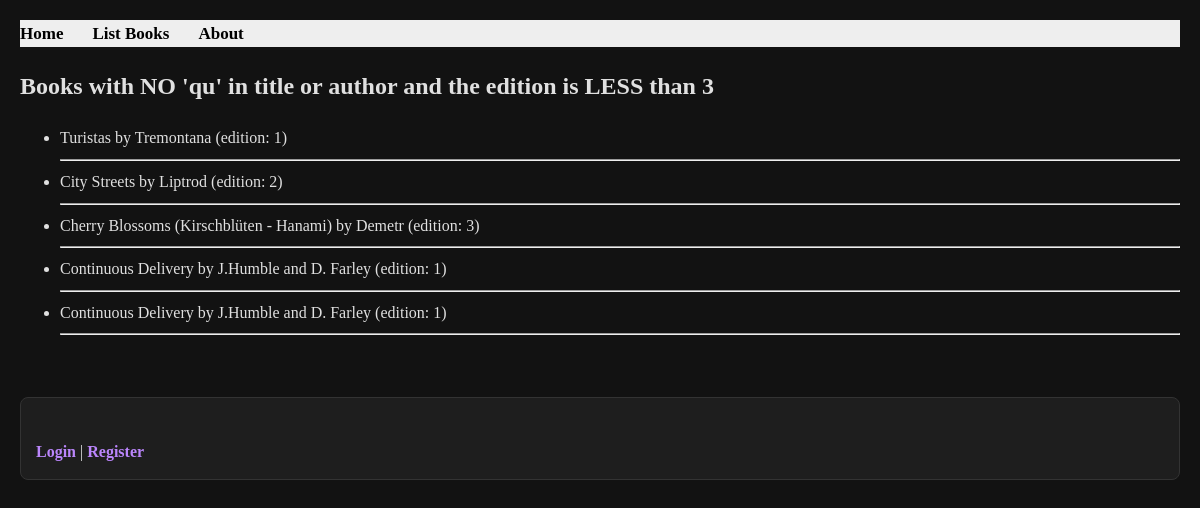
Page /books/lab8/task3/ on the earlier database version.
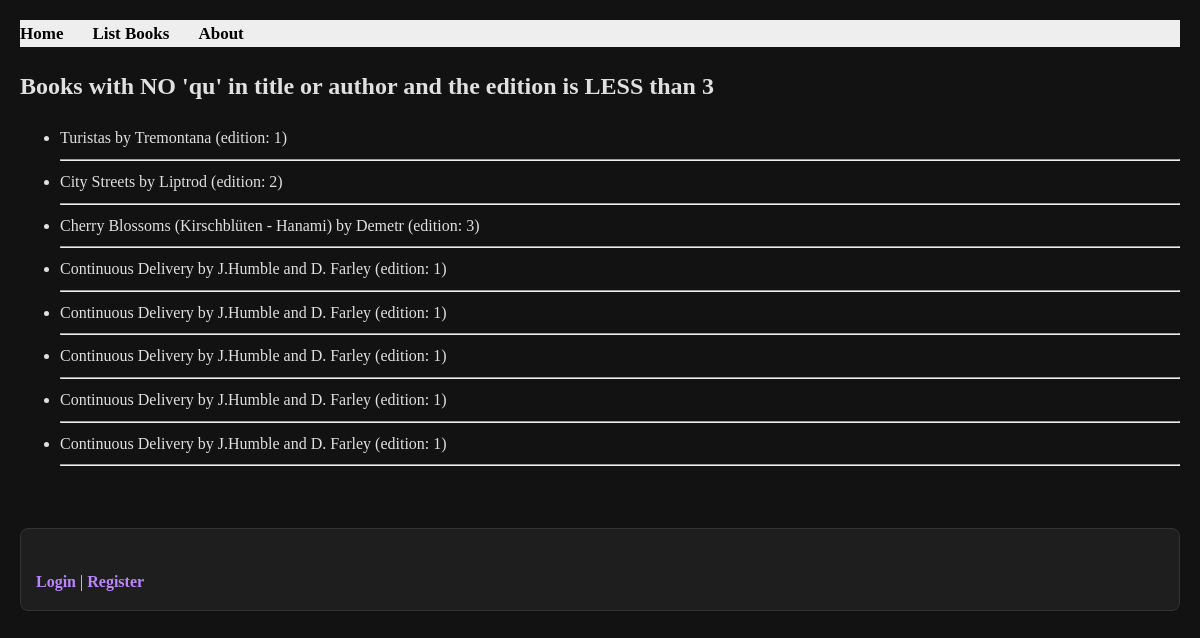
Same page on the later database version.
### apps/bookmodule/models.py (models this page shows)
class Book(models.Model):
    title = models.CharField(max_length = 50)
    author = models.CharField(max_length = 50)
    price = models.FloatField(default = 0.0)
    edition = models.SmallIntegerField(default = 1)

### apps/bookmodule/views.py (the view)
# urls.py: path('lab8/task3/', views.l8Task3, name='books.l8Task3'),
def l8Task3(request):
    query = ~Q(edition__gt=3) & (~Q(title__icontains='qu') | ~Q(author__icontains='qu'))
    myBooks = Book.objects.filter(query)
    return render(request, 'bookmodule/l8Task3.html', {'books': myBooks})

### apps/templates/bookmodule/l8Task3.html (shortened to what this page needs)
{% extends "layouts/base.html" %}
{% block content %}
    <h2>Books with NO 'qu' in title or author and the edition is LESS than 3</h2>
    <ul>
    {% for book in books %}
        <li>{{ book.title }} by {{ book.author }} (edition: {{ book.edition}})</li>
        <hr>
    {% empty %}
        <li>No books found matching your criteria.</li>
    {% endfor %}
    </ul>
    <br>
{% endblock %}

### apps/templates/layouts/base.html (shortened to what this page needs)
<!DOCTYPE html>
<html>
{% load static %}
<head>
  <link rel="stylesheet" href="https://cdnjs.cloudflare.com/ajax/libs/font-awesome/4.7.0/css/font-awesome.min.css">
  <link rel="stylesheet" href="{% static 'styles.css' %}">
</head>
<body>
    {% include "includes/header.html" %}
    {% block content %} {% endblock content %}
<nav>
    <br>
    {% if user.is_authenticated %}
        <h3>Hello, {{ user.username }}</h3> |
        <a href="{% url 'logout' %}">Logout</a>
    {% else %}
        <a href="{% url 'login' %}">Login</a> |
        <a href="{% url 'register' %}">Register</a>
    {% endif %}
    <br>
</nav>
</body>
</html>

### apps/templates/includes/header.html
{% with request.resolver_match.url_name as url_name %}
<div class="topnav">
    <a class="{% if url_name == 'books.index' %}active{% endif %}" href="{% url 'books.index' %}">Home</a>
    <a class="{% if url_name == 'books.list_books' %}active{% endif %}" href="{% url 'books.list_books' %}">List Books</a>
    <a class="{% if url_name == 'books.aboutus' %}active{% endif %}" href="{% url 'books.aboutus' %}">About</a>
</div>
{% endwith %}

### apps/static/styles.css (style rules this page uses)
.topnav { background-color: #eeeeee; width: 100%; }
.topnav a { color: #000000; text-align: center; margin-right: 25px; text-decoration: none; font-size: 17px; }

### apps/templates/layouts/base.html (style rules this page uses)
:root { --bg-color: #121212; --text-color: #e0e0e0; --nav-bg: #1e1e1e; --link-color: #bb86fc; --border-color: #333333; }
body { background-color: var(--bg-color); color: var(--text-color); margin: 0; padding: 20px; line-height: 1.6; }
nav { background-color: var(--nav-bg); padding: 15px; border-radius: 8px; border: 1px solid var(--border-color); margin-top: 20px; }
a { color: var(--link-color); text-decoration: none; font-weight: bold; }

Differences in the rows shown:
added Book: title "Continuous Delivery", author "J.Humble and D. Farley", edition "1"
added Book: title "Continuous Delivery", author "J.Humble and D. Farley", edition "1"
added Book: title "Continuous Delivery", author "J.Humble and D. Farley", edition "1"
